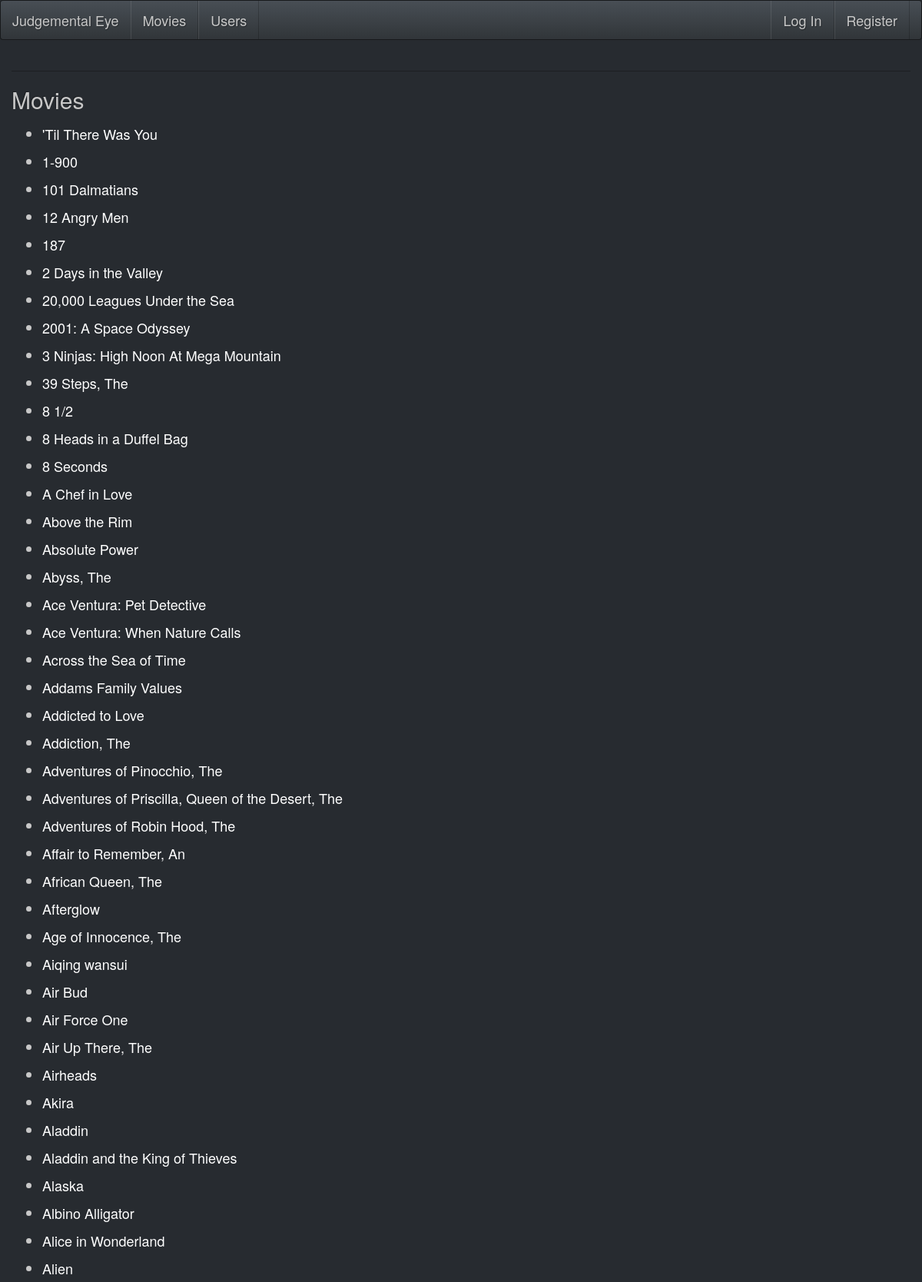
The app's page /movies (upper part) with its own data.
### model.py (models this page shows)
class Movie(db.Model):
    __tablename__="movies"
    movie_id = db.Column(db.Integer,autoincrement=True, primary_key=True)
    title = db.Column(db.String(64), nullable=True)
    released_at = db.Column(db.DateTime, nullable=True)
    imdb_url = db.Column(db.String(200), nullable=True)

### server.py (the view)
@app.route('/movies')
def movie_list():
    movies = Movie.query.order_by("title").all()
    return render_template("movie_list.html", movies=movies)

### templates/movie_list.html
{% extends 'base.html' %}
{% block content %}
    <h2>Movies</h2>
    <ul>
      {% for movie in movies %}
          <li>
              <a href="/movies/{{ movie.movie_id }}">
                {{ movie.title }}
              </a>
          </li>
      {% endfor %}
    </ul>
{% endblock %}

### records on screen
Movie: title "'Til There Was You"
Movie: title "1-900"
Movie: title "101 Dalmatians"
Movie: title "12 Angry Men"
Movie: title "187"
Movie: title "2 Days in the Valley"
Movie: title "20,000 Leagues Under the Sea"
Movie: title "2001: A Space Odyssey"
Movie: title "3 Ninjas: High Noon At Mega Mountain"
Movie: title "39 Steps, The"
Movie: title "8 1/2"
Movie: title "8 Heads in a Duffel Bag"
Movie: title "8 Seconds"
Movie: title "A Chef in Love"
Movie: title "Above the Rim"
Movie: title "Absolute Power"
Movie: title "Abyss, The"
Movie: title "Ace Ventura: Pet Detective"
Movie: title "Ace Ventura: When Nature Calls"
Movie: title "Across the Sea of Time"
Movie: title "Addams Family Values"
Movie: title "Addicted to Love"
Movie: title "Addiction, The"
Movie: title "Adventures of Pinocchio, The"
Movie: title "Adventures of Priscilla, Queen of the Desert, The"
Movie: title "Adventures of Robin Hood, The"
Movie: title "Affair to Remember, An"
Movie: title "African Queen, The"
Movie: title "Afterglow"
Movie: title "Age of Innocence, The"
Movie: title "Aiqing wansui"
Movie: title "Air Bud"
Movie: title "Air Force One"
Movie: title "Air Up There, The"
Movie: title "Airheads"
Movie: title "Akira"
Movie: title "Aladdin"
Movie: title "Aladdin and the King of Thieves"
Movie: title "Alaska"
Movie: title "Albino Alligator"
Movie: title "Alice in Wonderland"
Movie: title "Alien"
